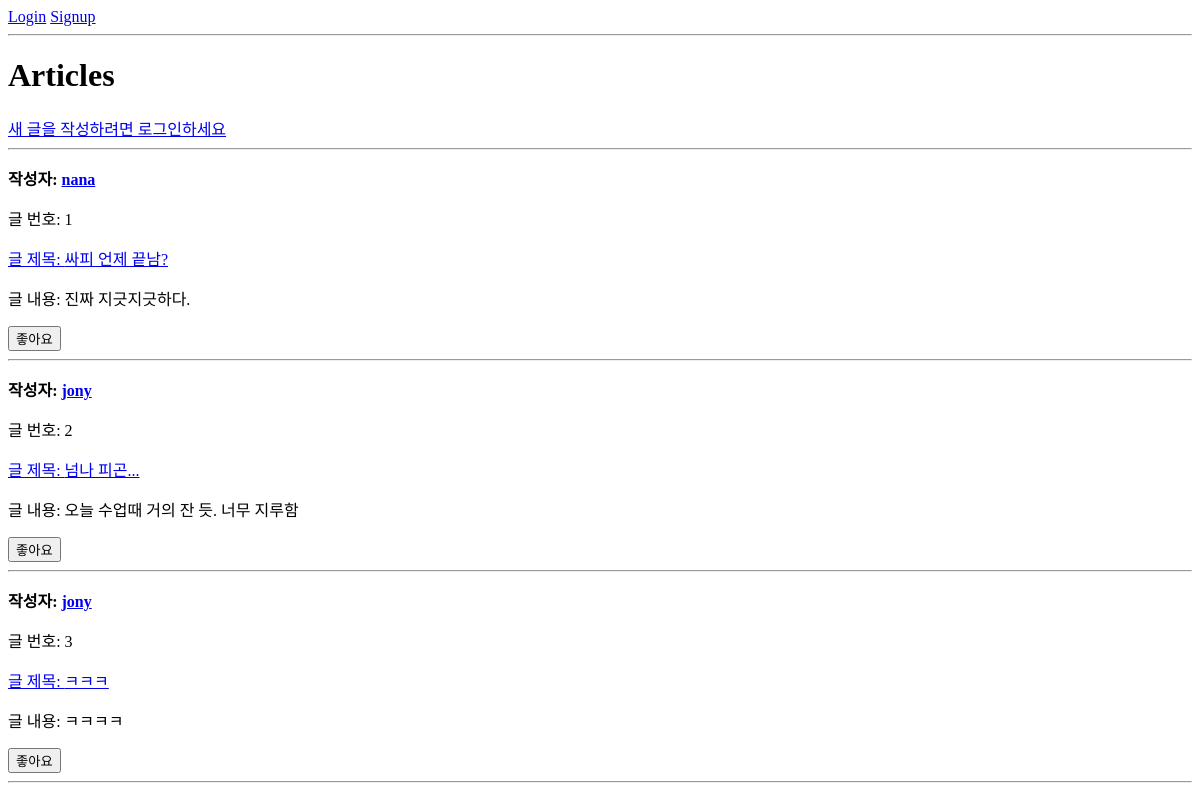
The page /articles/ on the database as committed earlier.
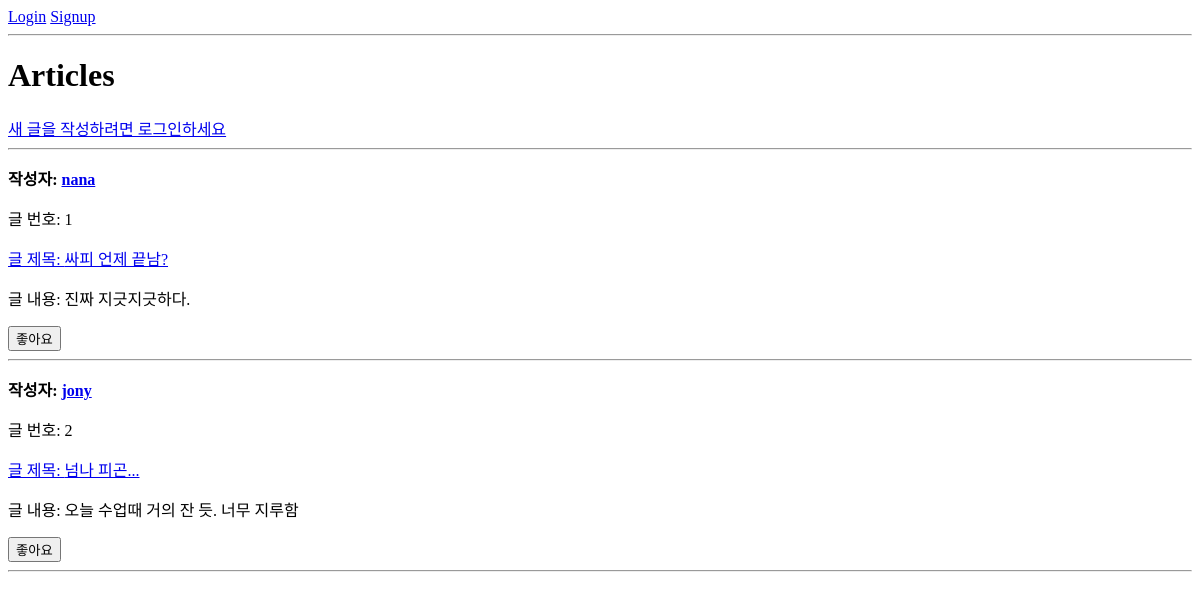
The same page on the database as committed later.
### articles/models.py (models this page shows)
class Article(models.Model):
    user = models.ForeignKey(settings.AUTH_USER_MODEL, on_delete=models.CASCADE)
    like_users = models.ManyToManyField(settings.AUTH_USER_MODEL, related_name='like_articles')
    title = models.CharField(max_length=10)
    content = models.TextField()
    updated_at = models.DateTimeField(auto_now=True)
    created_at = models.DateTimeField(auto_now_add=True)

### accounts/models.py (models this page shows)
class User(AbstractUser):
    followings = models.ManyToManyField('self', symmetrical=False, related_name='followers')

### articles/views.py (the view)
# urls.py: path('', views.index, name='index'),
@require_safe
def index(request):
    articles = Article.objects.all()
    context = {
        'articles': articles,
    }
    return render(request, 'articles/index.html', context)

### articles/templates/articles/index.html (shortened to what this page needs)
{% extends 'base.html' %}
{% block content %}
<h1>Articles</h1>
{% if user.is_authenticated %}
    <a href="{% url 'articles:create' %}">CREATE</a>
{% else %}
    <a href="{% url 'accounts:login' %}">새 글을 작성하려면 로그인하세요</a>
{% endif %}
<hr>
{% for article in articles %}
    <p><b>작성자: <a href="{% url 'accounts:profile' article.user %}">{{ article.user }}</a></b></p>
    <p>글 번호: {{ article.pk }}</p>
    <a href="{% url 'articles:detail' article.pk %}">
        <p>글 제목: {{ article.title }}</p>
    </a>
    <p>글 내용: {{ article.content }}</p>
    <div>
        <form action="{% url 'articles:likes' article.pk %}" method="POST">
        {% if request.user in article.like_users.all %}
            <input type="submit" value="좋아요 취소">
        {% else %}
            <input type="submit" value="좋아요">
        {% endif %}
        </form>
    </div>
    <hr>
{% endfor %}
{% endblock content %}

### templates/base.html (shortened to what this page needs)
<!DOCTYPE html>
<html lang="en">
<head>
</head>
<body>
    <div class="container">
    {% if user.is_authenticated %}
        <h3>Hello, {{ user }}</h3>
        <a href="{% url 'accounts:profile' user %}">내 프로필</a>
        <form action="{% url 'accounts:logout' %}" method="POST">
            {% csrf_token %}
            <input type="submit" value="logout">
        </form>
        <a href="{% url 'accounts:update' %}">회원정보수정</a>
        <form action="{% url 'accounts:delete' %}" method="POST">
            {% csrf_token %}
            <input type="submit" value="회원탈퇴">
        </form>
    {% else %}
        <a href="{% url 'accounts:login' %}">Login</a>
        <a href="{% url 'accounts:signup' %}">Signup</a>
    {% endif %}
    <hr>
    {% block content %}{% endblock content %}
    </div>
</body>
</html>

Rows that differ between the two databases and show on the page:
removed Article: user "jony", pk "3", title "ㅋㅋㅋ", content "ㅋㅋㅋㅋ"
